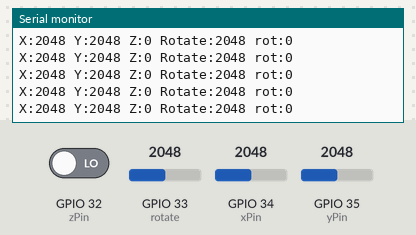
Simulated run of this sketch. Board: ESP32. On the bench: the last lines printed to the serial monitor. Inputs (shaded band) come from the test bench; at power-on: GPIO 33 (rotate) = 2048, GPIO 34 (xPin) = 2048, GPIO 35 (yPin) = 2048, GPIO 32 (zPin) LOW. Nothing arrives over Bluetooth unless stated.

Above: at 1.3 s.
1.4 s: GPIO 33 (rotate) set to 2866
At 2.3 s:
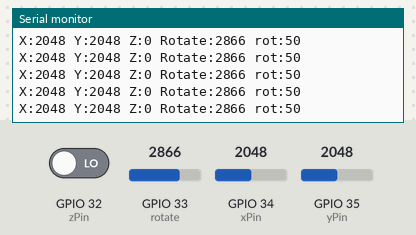
2.9 s: GPIO 34 (xPin) set to 2866
At 3.9 s:
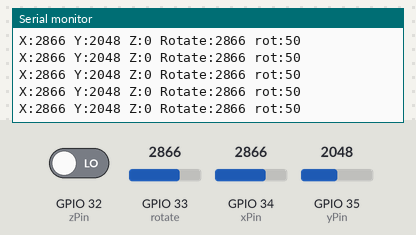
4.4 s: GPIO 35 (yPin) set to 2866
At 5.1 s:
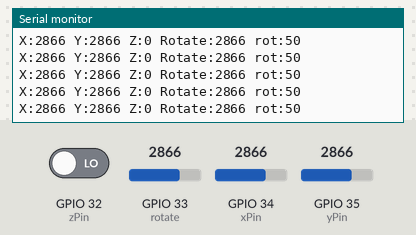
5.9 s: GPIO 32 (zPin) driven HIGH
At 6.9 s:
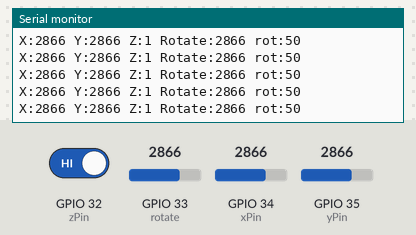
7.4 s: GPIO 33 (rotate) set to 3603
At 8.0 s:
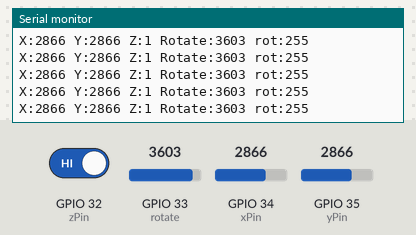
8.9 s: GPIO 34 (xPin) set to 3603
At 9.6 s:
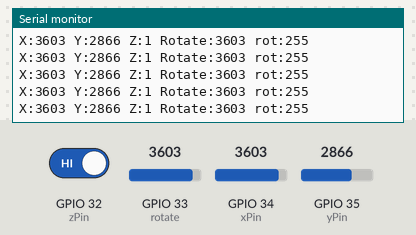
Timing chart, 0 to 11.4 s (numbered marks = the images above; inputs shaded):
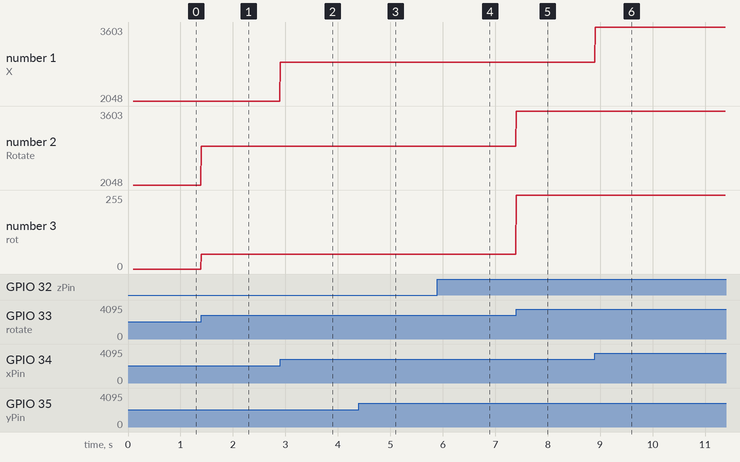

The sketch:

joystick_sender.ino
```cpp
//=== joystick_sender (發送端) ===
#include <Arduino.h>
#include "BluetoothSerial.h"

BluetoothSerial SerialBT;

// 腳位定義
#define xPin 34
#define yPin 35
#define zPin 32
#define rotate 33

int xPinNormal, yPinNormal, rotateNormal;

uint8_t receiverAddress[] = {0x7C, 0x87, 0xCE, 0x4A, 0x66, 0x22};

// 可調參數
const int deadzone = 100;
const int maxMove = 900;
const float curvePower = 15.0; // 彎曲程度

// 非線性轉換函式
int nonlinearOutput(int value, int center, bool positiveDir) {
  int offset = value - center;
  if (positiveDir && offset > deadzone) {
    float normalized = float(offset - deadzone) / float(maxMove - deadzone);
    normalized = constrain(normalized, 0.0, 1.0);
    float curved = pow(normalized, curvePower);
    return int(curved * 255);
  } else if (!positiveDir && offset < -deadzone) {
    float normalized = float(-offset - deadzone) / float(maxMove - deadzone);
    normalized = constrain(normalized, 0.0, 1.0);
    float curved = pow(normalized, curvePower);
    return int(curved * 255);
  }
  return 0;
}

void setup() {
  Serial.begin(115200);
  SerialBT.begin("ESP32_SENDER", true); // 藍牙名稱
  pinMode(xPin, INPUT);
  pinMode(yPin, INPUT);
  pinMode(zPin, INPUT);
  pinMode(rotate, INPUT);
  delay(100); // ADC 穩定時間

  // 初始化中心值
  xPinNormal = analogRead(xPin);
  yPinNormal = analogRead(yPin);
  rotateNormal = analogRead(rotate);

  while (!SerialBT.connect(receiverAddress)) {
    Serial.println("Connecting failed... retrying in 1 second");
    SerialBT.connect(receiverAddress);
    delay(1000);
  }

  Serial.println("Connected to receiver!");

}

void loop() {

  int X = analogRead(xPin);
  int Y = analogRead(yPin);
  int Z = digitalRead(zPin);
  int Rval = analogRead(rotate);

  int F = nonlinearOutput(Y, yPinNormal, true);
  int B = nonlinearOutput(Y, yPinNormal, false);
  int L = nonlinearOutput(X, xPinNormal, true);
  int R = nonlinearOutput(X, xPinNormal, false);
  int CW = nonlinearOutput(Rval, rotateNormal, true);
  int CCW = nonlinearOutput(Rval, rotateNormal, false);

  int rot = CW - CCW;
  String data = String(F) + "," + String(B) + "," + String(L) + "," + String(R) + "," + String(Z) + "," + String(rot);
  SerialBT.println(data);

  // erial.println("Send: " + data);
  Serial.printf("X:%d Y:%d Z:%d Rotate:%d rot:%d\n", X, Y, Z, Rval, rot);

  delay(10); // 控制頻率


}
```

Measured:
- after the input at 1.4 s, the serial monitor: prints a new line at once (image 1)
- after the input at 2.9 s, the serial monitor: prints a new line at once (image 2)
- after the input at 4.4 s, the serial monitor: prints a new line at once (image 3)
- after the input at 5.9 s, the serial monitor: prints a new line at once (image 4)
- after the input at 7.4 s, the serial monitor: prints a new line at once (image 5)
- after the input at 8.9 s, the serial monitor: prints a new line at once (image 6)
- plotted number 2: 2048 → 2866 after the input at 1.4 s, 2866 → 3603 after the input at 7.4 s
- plotted number 3: 0 → 50 after the input at 1.4 s, 50 → 255 after the input at 7.4 s
